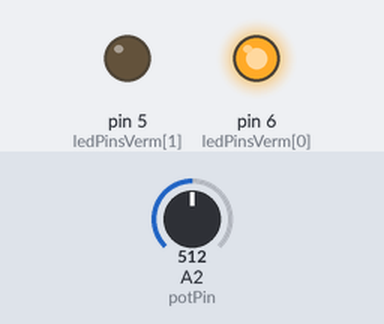
A sketch run on a simulated Arduino Uno, built with avr-gcc and run on an emulated ATmega328P. On the bench: output pins drawn as LEDs (lit = HIGH). The test bench sets the inputs (shaded band); at power-on: A2 (potPin) = 512.

Above: at 1.2 s.
1.3 s: A2 (potPin) set to 494
At 1.8 s:
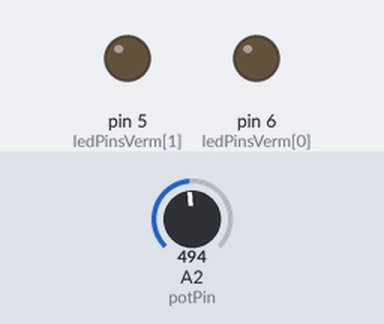
2.8 s: A2 (potPin) set to 1023
At 4.0 s:
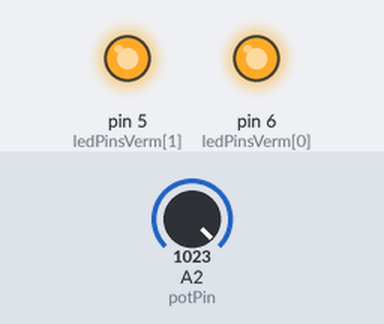
4.3 s: A2 (potPin) set to 1016
At 5.3 s:
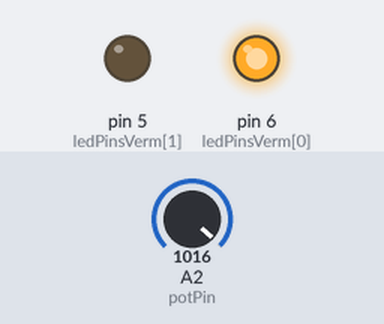
5.8 s: A2 (potPin) set to 511
At 6.4 s:
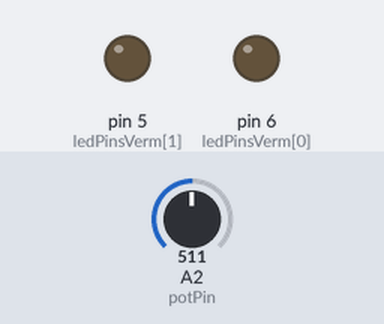
Timing chart, 0 to 8.3 s (numbered marks = the images above; inputs shaded):
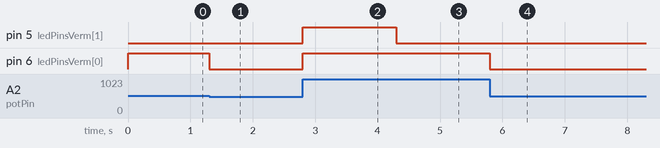

The sketch:

led.ino
```cpp
/*******************************************************************************
*
*    Projeto 16 – Sequências de leds acionados por potênciometro
*          (Por Squids Arduino | http://squids.com.br/arduino)
*
*******************************************************************************/

const int potPin = A2;   //constante para definir o pino do potenciometro
const int quantLeds = 2; //quantidade de leds para cada bargraph

int ledPinsVerm[] = {6,5};  //pinos onde os leds vermelhos estão conectados
// int ledPinsAzul[] = {11,10,9,8,7};  //pinos onde os leds azuis estão conectados

void setup()
{
  for(int i = 0;i<quantLeds;i++)  //configura todos os pinos como saídas
  {
    pinMode(ledPinsVerm[i],OUTPUT);
//    pinMode(ledPinsAzul[i],OUTPUT);
  }
}

void loop (){

  int valPoten = analogRead(potPin);
  int ledNivel = map(valPoten,0,1023,0,quantLeds);

  for(int i = 0;i<quantLeds;i++)
  {
    if(i<ledNivel)
    {
      digitalWrite(ledPinsVerm[i],HIGH);
  //    digitalWrite(ledPinsAzul[i],HIGH);
    }
    else
    {
      digitalWrite(ledPinsVerm[i],LOW);
    //  digitalWrite(ledPinsAzul[i],LOW);
    }
  }
}
```

Measured:
- the behaviour switches between 512 and 511 on A2 (potPin) (found by bisection; images 0 and 1)
- the behaviour switches between 1023 and 1022 on A2 (potPin) (found by bisection; images 2 and 3)
- after the input at 1.3 s, pin 6 (ledPinsVerm[0]): HIGH → LOW at once
- after the input at 2.8 s, pin 5 (ledPinsVerm[1]), pin 6 (ledPinsVerm[0]): LOW → HIGH at once
- after the input at 4.3 s, pin 5 (ledPinsVerm[1]): HIGH → LOW at once
- after the input at 5.8 s, pin 6 (ledPinsVerm[0]): HIGH → LOW at once
